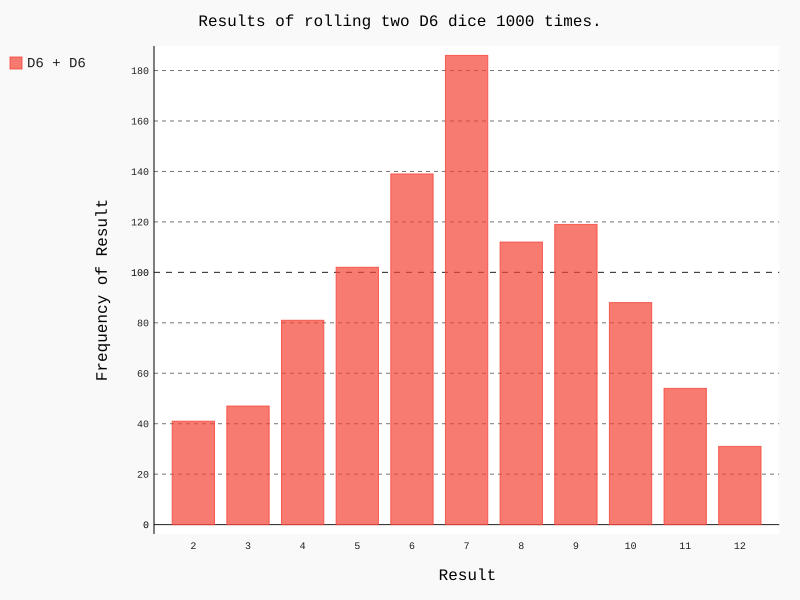

Source code (Python):
import pygal

from die import Die

# Create two D6 dice.
die_1 = Die()
die_2 = Die()

# Make some rolls, and store results in a list.
results = []
for roll_num in range(1000):
    result = die_1.roll() + die_2.roll()
    results.append(result)

# Analyze the results.
frequencies = []
max_result = die_1.num_sides + die_2.num_sides
for value in range(2, max_result + 1):
    frequency = results.count(value)
    frequencies.append(frequency)

# Visualize the results.
hist = pygal.Bar()


hist.title = "Results of rolling two D6 dice 1000 times."
hist.x_labels = ['2', '3', '4', '5', '6', '7', '8', '9', '10', '11', '12']
hist.x_title = "Result"
hist.y_title = "Frequency of Result"

hist.add('D6 + D6', frequencies)
hist.render_to_file('dice_visual.svg')

#TheDiceVisual
